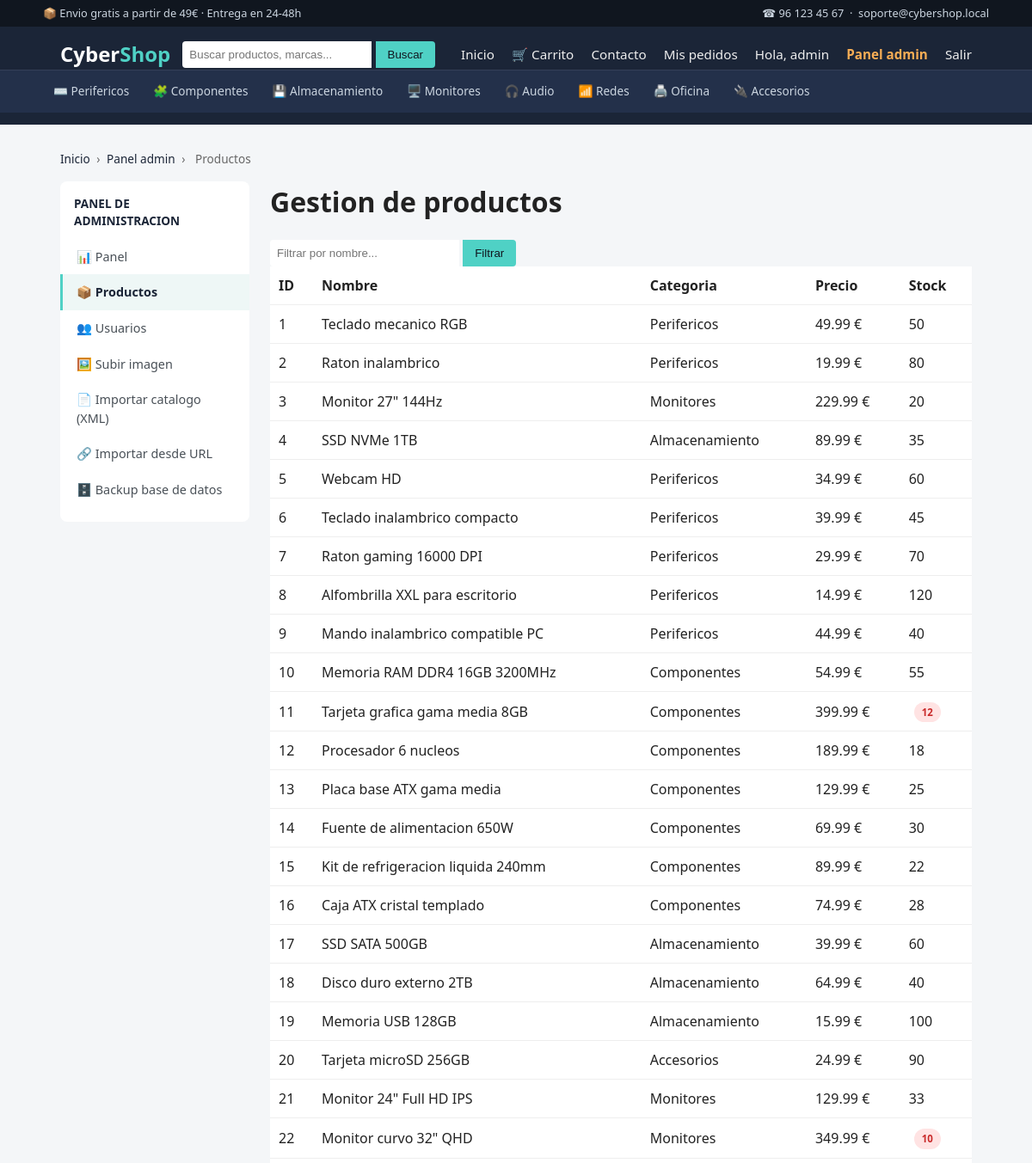
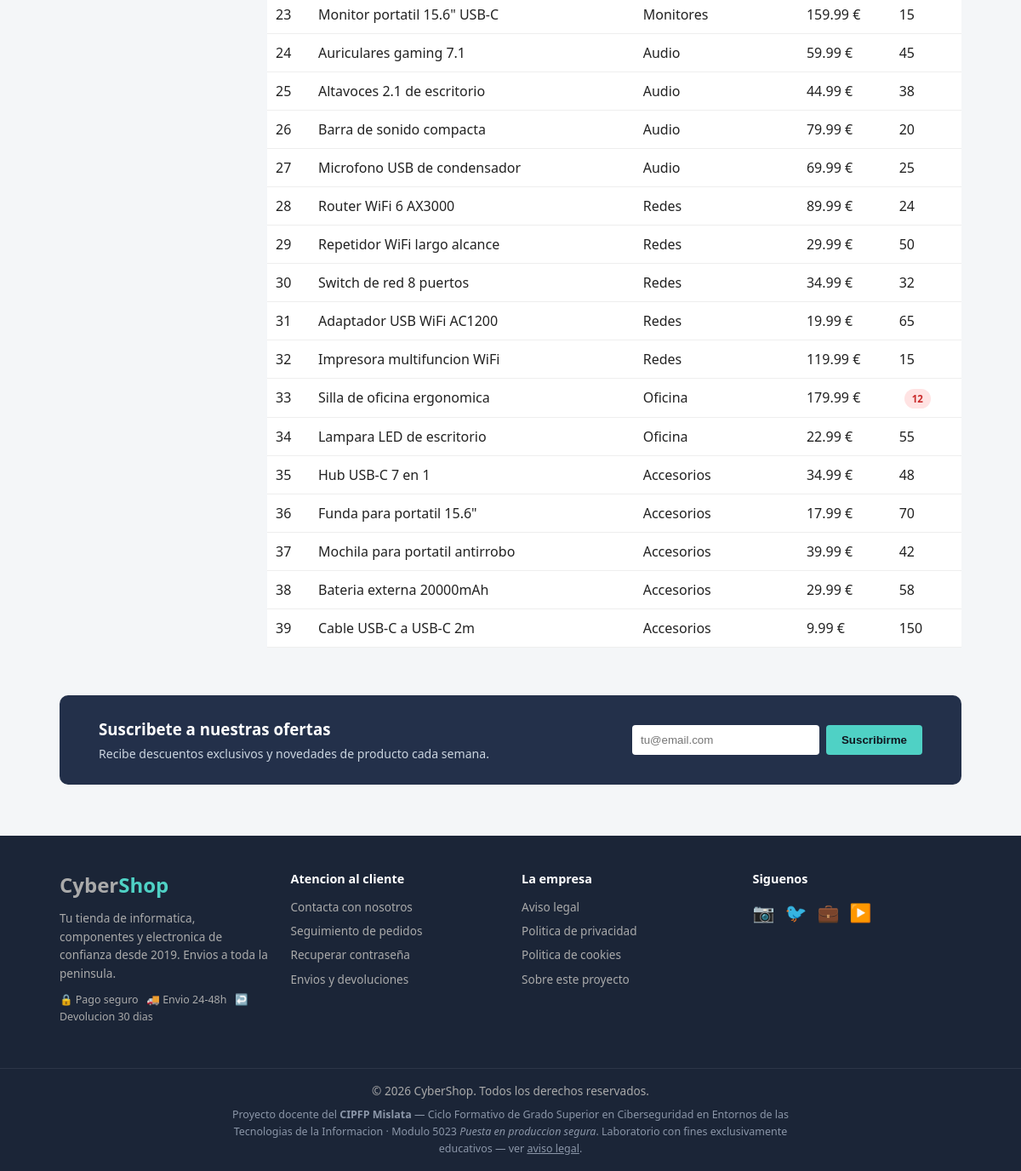
/admin/products.php (signed in), run on the app's committed database (2 pictures, top to bottom).
### tables this page shows
CREATE TABLE IF NOT EXISTS products (
  id INT AUTO_INCREMENT PRIMARY KEY,
  name VARCHAR(150) NOT NULL,
  description TEXT,
  price DECIMAL(10,2) NOT NULL,
  image VARCHAR(255),
  stock INT DEFAULT 100
);

### src/includes/catalog.php (called while the page is built, shortened)
<?php
function catalogCategories() {
    return [
        'perifericos'    => ['label' => 'Perifericos',    'icon' => '⌨️'],
        'componentes'    => ['label' => 'Componentes',    'icon' => '🧩'],
        'almacenamiento' => ['label' => 'Almacenamiento', 'icon' => '💾'],
        'monitores'      => ['label' => 'Monitores',      'icon' => '🖥️'],
        'audio'          => ['label' => 'Audio',          'icon' => '🎧'],
        'redes'          => ['label' => 'Redes',           'icon' => '📶'],
        'oficina'        => ['label' => 'Oficina',        'icon' => '🖨️'],
        'accesorios'     => ['label' => 'Accesorios',     'icon' => '🔌'],
    ];
}
function catalogCategoryFor($productName) {
    $name = strtolower((string) $productName);
    $map = [
        'teclado' => 'perifericos', 'raton' => 'perifericos', 'ratón' => 'perifericos',
        'alfombrilla' => 'perifericos', 'webcam' => 'perifericos', 'mando' => 'perifericos',
        'auricular' => 'audio', 'casco' => 'audio', 'altavoz' => 'audio', 'altavoces' => 'audio',
        'barra de sonido' => 'audio', 'microfono' => 'audio', 'micrófono' => 'audio',
        'monitor' => 'monitores',
        'ssd' => 'almacenamiento', 'disco' => 'almacenamiento', 'nvme' => 'almacenamiento',
        'hdd' => 'almacenamiento', 'memoria usb' => 'almacenamiento', 'pendrive' => 'almacenamiento',
        'ram' => 'componentes', 'memoria ram' => 'componentes', 'grafica' => 'componentes',
        'gráfica' => 'componentes', 'procesador' => 'componentes', 'placa base' => 'componentes',
        'fuente de alimentacion' => 'componentes', 'fuente de alimentación' => 'componentes',
        'ventilador' => 'componentes', 'refrigeracion' => 'componentes', 'refrigeración' => 'componentes',
        'caja' => 'componentes',
        'router' => 'redes', 'switch' => 'redes', 'repetidor' => 'redes', 'wifi' => 'redes',
        'adaptador de red' => 'redes', 'powerline' => 'redes', 'tarjeta de red' => 'redes',
        'impresora' => 'oficina', 'escaner' => 'oficina', 'escáner' => 'oficina',
        'silla' => 'oficina', 'mesa' => 'oficina', 'lampara' => 'oficina', 'lámpara' => 'oficina',
        'hub' => 'accesorios', 'funda' => 'accesorios', 'mochila' => 'accesorios',
        'soporte' => 'accesorios', 'cable' => 'accesorios', 'adaptador' => 'accesorios',
        'cargador' => 'accesorios', 'bateria externa' => 'accesorios', 'batería externa' => 'accesorios',
    ];
    foreach ($map as $keyword => $cat) {
        if (strpos($name, $keyword) !== false) {
            return $cat;
        }
    }
    return 'accesorios';
}
function catalogCategoryLabel($productName) {
    $cats = catalogCategories();
    $key = catalogCategoryFor($productName);
    return $cats[$key]['label'] ?? 'Accesorios';
}

### src/admin/products.php (the view, shortened to what this page needs)
<?php
$conn = getDbConnection();
$filter = $_GET['filter'] ?? '';
$sql = "SELECT * FROM products WHERE name LIKE '%$filter%'";
$products = $conn->query($sql);
require __DIR__ . '/../includes/header.php';
require __DIR__ . '/_sidebar.php';
?>
<h1>Gestion de productos</h1>
<form method="GET" class="search-form">
    <input type="text" name="filter" value="<?php echo $filter; ?>" placeholder="Filtrar por nombre...">
    <button type="submit">Filtrar</button>
</form>
<?php if ($products === false): ?>
    <p class="alert alert-error">Error en la consulta: <?php echo $conn->error; ?></p>
<?php else: ?>
<table class="cart-table">
    <tr><th>ID</th><th>Nombre</th><th>Categoria</th><th>Precio</th><th>Stock</th></tr>
    <?php while ($p = $products->fetch_assoc()): ?>
    <tr>
        <td><?php echo $p['id']; ?></td>
        <td><?php echo $p['name']; ?></td>
        <td><?php echo catalogCategoryLabel($p['name']); ?></td>
        <td><?php echo number_format((float) $p['price'], 2); ?> &euro;</td>
        <td><?php echo $p['stock'] < 15 ? '<span class="badge-stock">' . $p['stock'] . '</span>' : $p['stock']; ?></td>
    </tr>
    <?php endwhile; ?>
</table>
<?php endif; ?>
</div></div>
<?php require __DIR__ . '/../includes/footer.php'; ?>

### src/assets/css/style.css (style rules this page uses)
* { box-sizing: border-box; margin: 0; padding: 0; }
body { font-family: 'Segoe UI', Arial, sans-serif; background: #f4f6f8; color: #222; line-height: 1.5; }
.search-form input { padding: 8px; border-radius: 4px 0 0 4px; border: none; width: 220px; }
.search-form button { padding: 8px 14px; border: none; background: #4fd1c5; color: #10161f; border-radius: 0 4px 4px 0; cursor: pointer; }
h1 { margin-bottom: 20px; }
.cart-table { width: 100%; border-collapse: collapse; background: #fff; margin-bottom: 16px; }
.cart-table th, .cart-table td { padding: 10px; border-bottom: 1px solid #eee; text-align: left; }
.badge-stock { display: inline-block; background: #ffe3e3; color: #c92a2a; font-size: 0.72rem; font-weight: 600; padding: 3px 9px; border-radius: 20px; margin-left: 6px; }

### data on the page
products: id "1", name "Teclado mecanico RGB", name "Perifericos", price "49.99", stock "50"
products: id "2", name "Raton inalambrico", name "Perifericos", price "19.99", stock "80"
products: id "3", name "Monitor 27\" 144Hz", name "Monitores", price "229.99", stock "20"
products: id "4", name "SSD NVMe 1TB", name "Almacenamiento", price "89.99", stock "35"
products: id "5", name "Webcam HD", name "Perifericos", price "34.99", stock "60"
products: id "6", name "Teclado inalambrico compacto", name "Perifericos", price "39.99", stock "45"
products: id "7", name "Raton gaming 16000 DPI", name "Perifericos", price "29.99", stock "70"
products: id "8", name "Alfombrilla XXL para escritorio", name "Perifericos", price "14.99", stock "120"
products: id "9", name "Mando inalambrico compatible PC", name "Perifericos", price "44.99", stock "40"
products: id "10", name "Memoria RAM DDR4 16GB 3200MHz", name "Componentes", price "54.99", stock "55"
products: id "11", name "Tarjeta grafica gama media 8GB", name "Componentes", price "399.99", stock "12"
products: id "12", name "Procesador 6 nucleos", name "Componentes", price "189.99", stock "18"
products: id "13", name "Placa base ATX gama media", name "Componentes", price "129.99", stock "25"
products: id "14", name "Fuente de alimentacion 650W", name "Componentes", price "69.99", stock "30"
products: id "15", name "Kit de refrigeracion liquida 240mm", name "Componentes", price "89.99", stock "22"
products: id "16", name "Caja ATX cristal templado", name "Componentes", price "74.99", stock "28"
products: id "17", name "SSD SATA 500GB", name "Almacenamiento", price "39.99", stock "60"
products: id "18", name "Disco duro externo 2TB", name "Almacenamiento", price "64.99", stock "40"
products: id "19", name "Memoria USB 128GB", name "Almacenamiento", price "15.99", stock "100"
products: id "20", name "Tarjeta microSD 256GB", name "Accesorios", price "24.99", stock "90"
products: id "21", name "Monitor 24\" Full HD IPS", name "Monitores", price "129.99", stock "33"
products: id "22", name "Monitor curvo 32\" QHD", name "Monitores", price "349.99", stock "10"
products: id "23", name "Monitor portatil 15.6\" USB-C", name "Monitores", price "159.99", stock "15"
products: id "24", name "Auriculares gaming 7.1", name "Audio", price "59.99", stock "45"
products: id "25", name "Altavoces 2.1 de escritorio", name "Audio", price "44.99", stock "38"
products: id "26", name "Barra de sonido compacta", name "Audio", price "79.99", stock "20"
products: id "27", name "Microfono USB de condensador", name "Audio", price "69.99", stock "25"
products: id "28", name "Router WiFi 6 AX3000", name "Redes", price "89.99", stock "24"
products: id "29", name "Repetidor WiFi largo alcance", name "Redes", price "29.99", stock "50"
products: id "30", name "Switch de red 8 puertos", name "Redes", price "34.99", stock "32"
products: id "31", name "Adaptador USB WiFi AC1200", name "Redes", price "19.99", stock "65"
products: id "32", name "Impresora multifuncion WiFi", name "Redes", price "119.99", stock "15"
products: id "33", name "Silla de oficina ergonomica", name "Oficina", price "179.99", stock "12"
products: id "34", name "Lampara LED de escritorio", name "Oficina", price "22.99", stock "55"
products: id "35", name "Hub USB-C 7 en 1", name "Accesorios", price "34.99", stock "48"
products: id "36", name "Funda para portatil 15.6\"", name "Accesorios", price "17.99", stock "70"
products: id "37", name "Mochila para portatil antirrobo", name "Accesorios", price "39.99", stock "42"
products: id "38", name "Bateria externa 20000mAh", name "Accesorios", price "29.99", stock "58"
products: id "39", name "Cable USB-C a USB-C 2m", name "Accesorios", price "9.99", stock "150"

### other printed values
$_SESSION['username'] "admin"
$catInfo['icon'] "⌨️"
$catInfo['label'] "Perifericos"
$catInfo['icon'] "🧩"
$catInfo['label'] "Componentes"
$catInfo['icon'] "💾"
$catInfo['label'] "Almacenamiento"
$catInfo['icon'] "🖥️"
$catInfo['label'] "Monitores"
$catInfo['icon'] "🎧"
$catInfo['label'] "Audio"
$catInfo['icon'] "📶"
$catInfo['label'] "Redes"
$catInfo['icon'] "🖨️"
$catInfo['label'] "Oficina"
